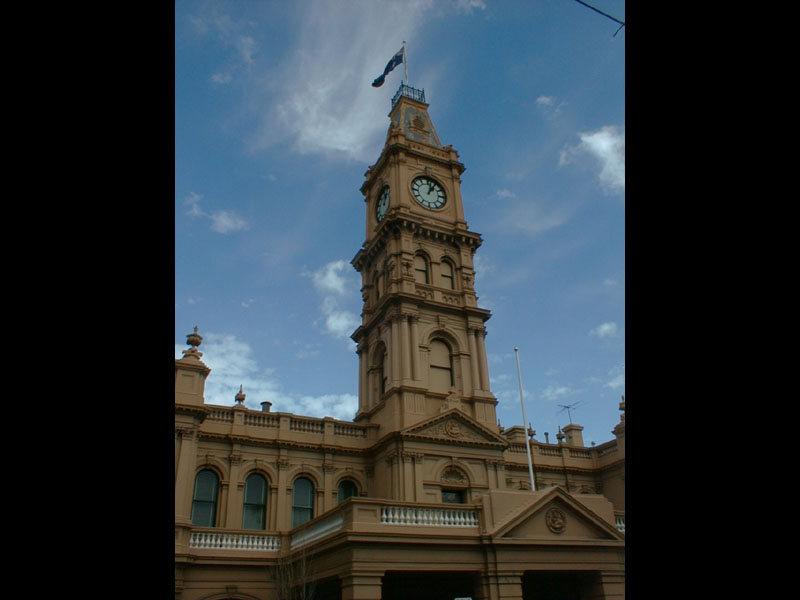
//> input picture stereo-video/disparity-cv/image1-left.jpeg, 800 x 600 px
$ ./disparity image1-left.jpeg image1-right.jpeg image1-right.jpeg   (built with g++ and OpenCV 4, older OpenCV classes emulated)
//> lines starting //> are read from the running program, lines starting //| are printed output that depends on the picture
#include "opencv2/core/core.hpp"
#include "opencv2/calib3d/calib3d.hpp"
#include <opencv2/highgui/highgui.hpp>
#include <opencv2/imgproc/imgproc.hpp>
#include "opencv2/contrib/contrib.hpp"
#include <stdio.h>
#include <string.h>
using namespace cv;
using namespace std;

int main(int argc, char* argv[])
{
    if (argc != 4) {
        printf("Usage: disparity <image_left> <image_right> <method>\n");
        printf("       <method>: BM | SGBM\n");
        exit(-1);
    }

    Mat img1, img2, g1, g2;
    Mat disp, disp8;
    char* method = argv[3];
    img1 = imread(argv[1]);
//> img1 is the input picture: 600 rows x 800 cols, CV_8UC3; mean B, G, R 61.9, 56.3, 47.2
    img2 = imread(argv[2]);
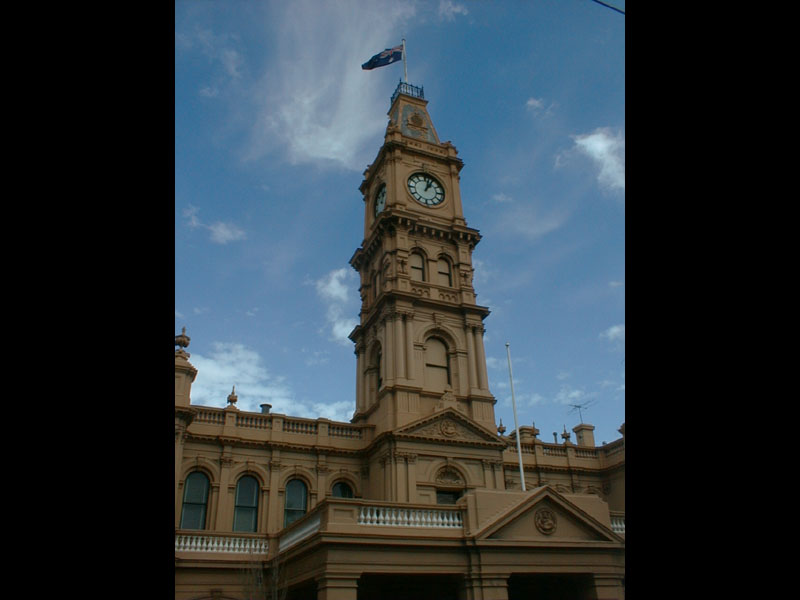
//> input picture stereo-video/disparity-cv/image1-right.jpeg, 800 x 600 px
//> img2 is the input picture: 600 rows x 800 cols, CV_8UC3; mean B, G, R 62.5, 56.4, 46.7
    cvtColor(img1, g1, CV_BGR2GRAY);
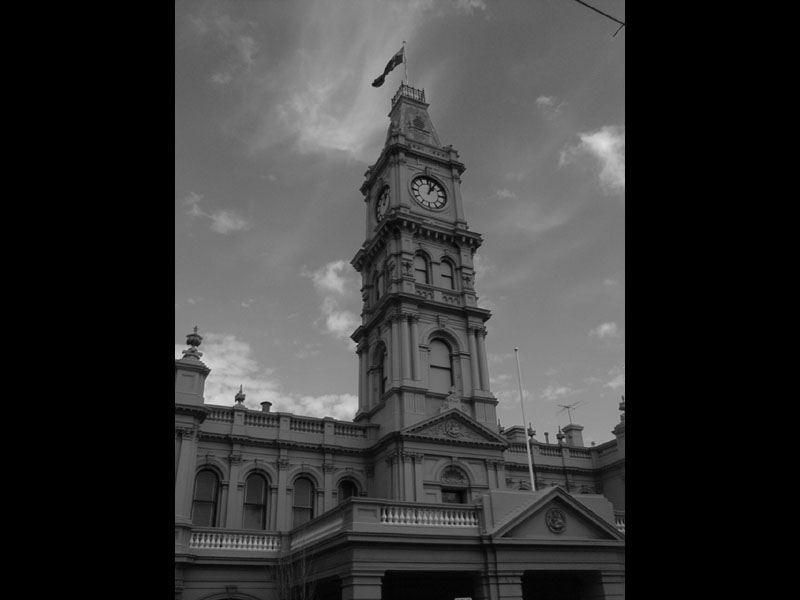
//> g1: 600 rows x 800 cols, CV_8UC1; min 0, max 222, mean 54.2
    cvtColor(img2, g2, CV_BGR2GRAY);
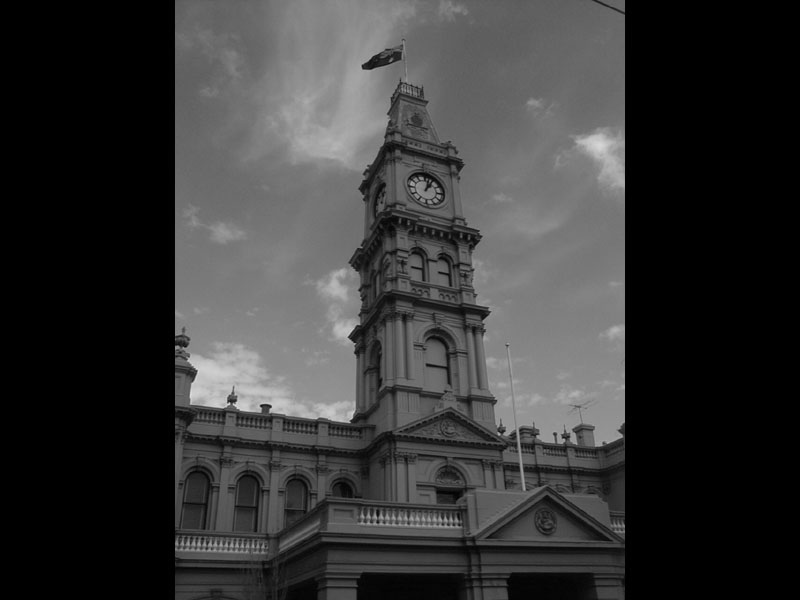
//> g2: 600 rows x 800 cols, CV_8UC1; min 0, max 221, mean 54.2

    if (!(strcmp(method, "BM")))
    {
        StereoBM sbm;
        sbm.state->SADWindowSize = 9;
        sbm.state->numberOfDisparities = 112;
        sbm.state->preFilterSize = 5;
        sbm.state->preFilterCap = 61;
        sbm.state->minDisparity = -39;
        sbm.state->textureThreshold = 507;
        sbm.state->uniquenessRatio = 0;
        sbm.state->speckleWindowSize = 0;
        sbm.state->speckleRange = 8;
        sbm.state->disp12MaxDiff = 1;
        sbm(g1, g2, disp);
    }
    else if (!(strcmp(method, "SGBM")))
    {
        StereoSGBM sbm;
        sbm.SADWindowSize = 3;
        sbm.numberOfDisparities = 144;
        sbm.preFilterCap = 63;
        sbm.minDisparity = -39;
        sbm.uniquenessRatio = 10;
        sbm.speckleWindowSize = 100;
        sbm.speckleRange = 32;
        sbm.disp12MaxDiff = 1;
        sbm.fullDP = false;
        sbm.P1 = 216;
        sbm.P2 = 864;
        sbm(g1, g2, disp);
    }

    normalize(disp, disp8, 0, 255, CV_MINMAX, CV_8U);

    imshow("left", img1);
    imshow("right", img2);
//> (the run ends here: the program stops with an error, at `imshow("disp", disp8);`)
